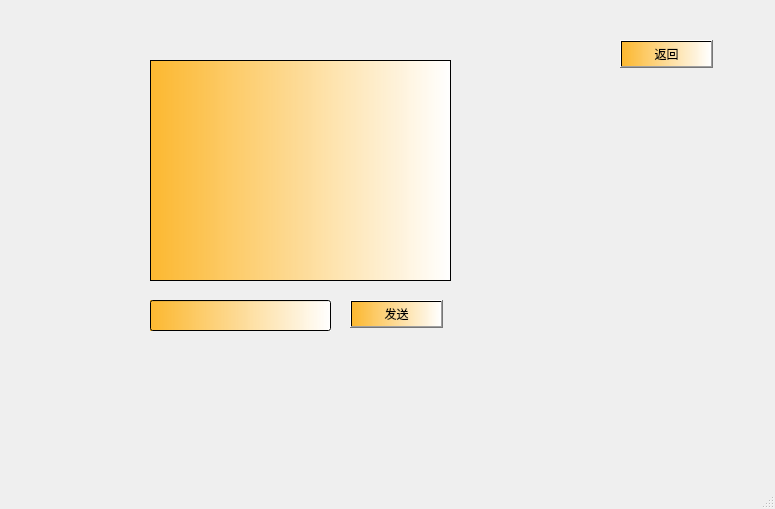
<?xml version="1.0" encoding="UTF-8"?>
<ui version="4.0">
 <class>MainWindow</class>
 <widget class="QMainWindow" name="MainWindow">
  <property name="geometry">
   <rect>
    <x>0</x>
    <y>0</y>
    <width>775</width>
    <height>509</height>
   </rect>
  </property>
  <property name="windowTitle">
   <string>MainWindow</string>
  </property>
  <property name="styleSheet">
   <string notr="true">background-image: url(:/image/c.jpg);</string>
  </property>
  <widget class="QWidget" name="centralwidget">
   <widget class="QTextEdit" name="txt_recv">
    <property name="geometry">
     <rect>
      <x>150</x>
      <y>60</y>
      <width>301</width>
      <height>221</height>
     </rect>
    </property>
    <property name="styleSheet">
     <string notr="true">background-color: qlineargradient(spread:pad, x1:0, y1:0, x2:1, y2:0, stop:0 rgba(255, 170, 0, 204), stop:1 rgba(255, 255, 255, 255));</string>
    </property>
   </widget>
   <widget class="QLineEdit" name="txt_send">
    <property name="geometry">
     <rect>
      <x>150</x>
      <y>300</y>
      <width>181</width>
      <height>31</height>
     </rect>
    </property>
    <property name="styleSheet">
     <string notr="true">background-color: qlineargradient(spread:pad, x1:0, y1:0, x2:1, y2:0, stop:0 rgba(255, 170, 0, 204), stop:1 rgba(255, 255, 255, 255));</string>
    </property>
   </widget>
   <widget class="QPushButton" name="btn_Send">
    <property name="geometry">
     <rect>
      <x>350</x>
      <y>300</y>
      <width>93</width>
      <height>28</height>
     </rect>
    </property>
    <property name="styleSheet">
     <string notr="true">background-color: qlineargradient(spread:pad, x1:0, y1:0, x2:1, y2:0, stop:0 rgba(255, 170, 0, 204), stop:1 rgba(255, 255, 255, 255));</string>
    </property>
    <property name="text">
     <string>发送</string>
    </property>
   </widget>
   <widget class="QPushButton" name="btn_tui">
    <property name="geometry">
     <rect>
      <x>620</x>
      <y>40</y>
      <width>93</width>
      <height>28</height>
     </rect>
    </property>
    <property name="styleSheet">
     <string notr="true">background-color: qlineargradient(spread:pad, x1:0, y1:0, x2:1, y2:0, stop:0 rgba(255, 170, 0, 204), stop:1 rgba(255, 255, 255, 255));</string>
    </property>
    <property name="text">
     <string>返回</string>
    </property>
   </widget>
  </widget>
  <widget class="QMenuBar" name="menubar">
   <property name="geometry">
    <rect>
     <x>0</x>
     <y>0</y>
     <width>775</width>
     <height>26</height>
    </rect>
   </property>
  </widget>
  <widget class="QStatusBar" name="statusbar"/>
 </widget>
 <resources/>
 <connections/>
</ui>
